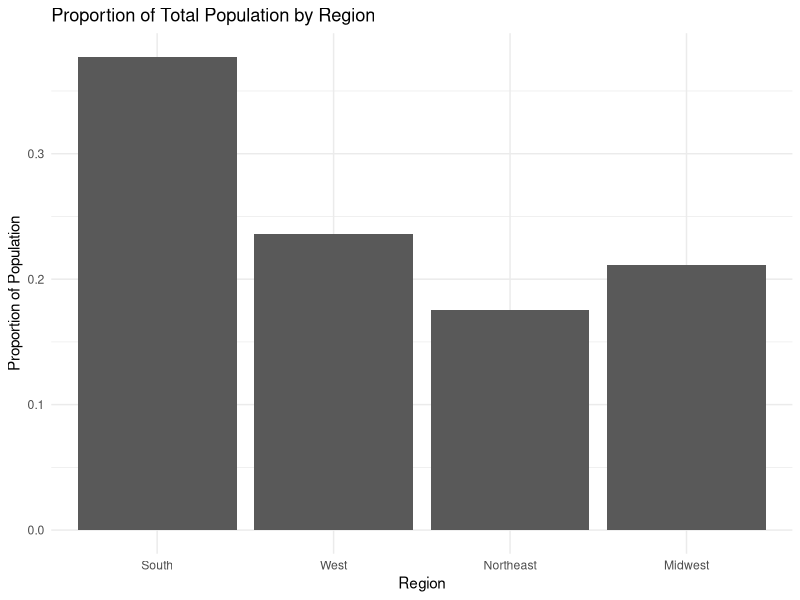
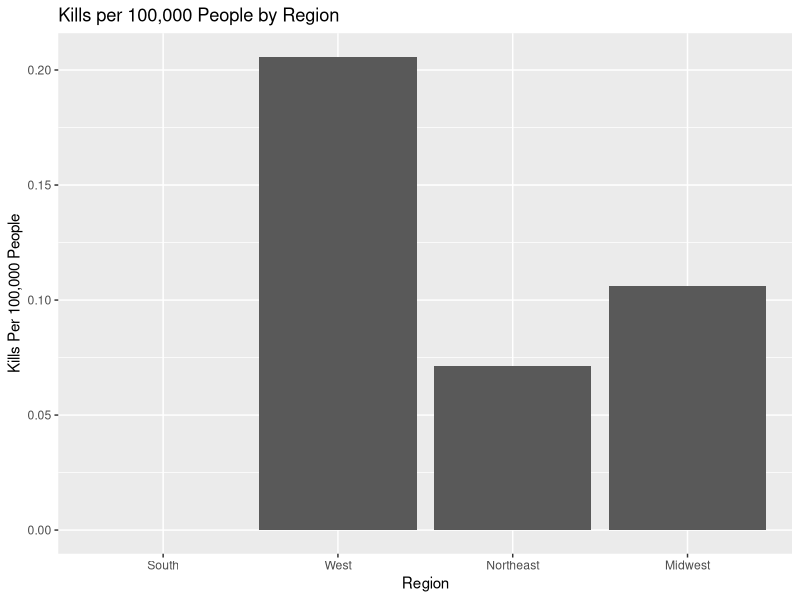
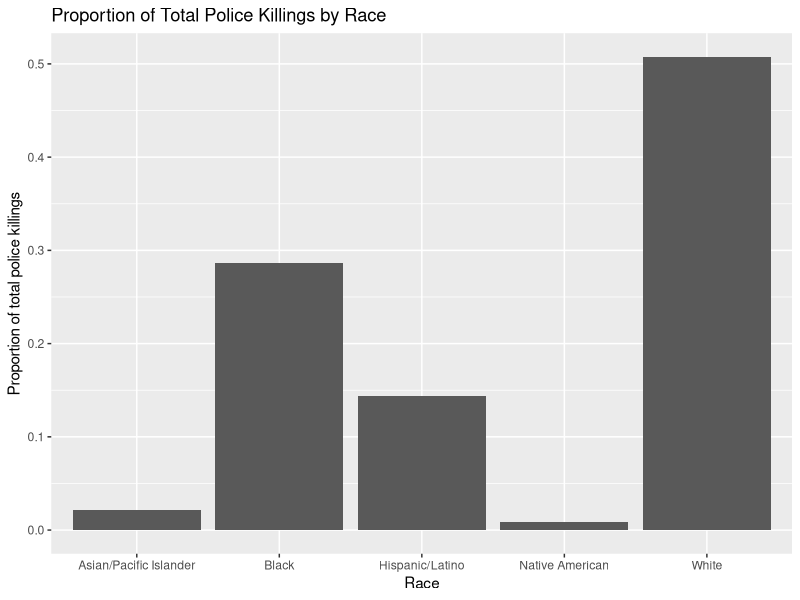
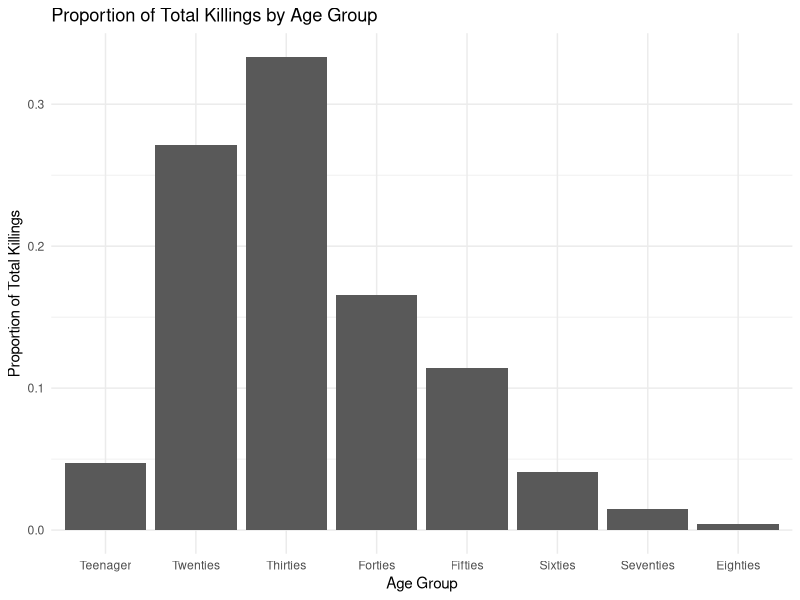
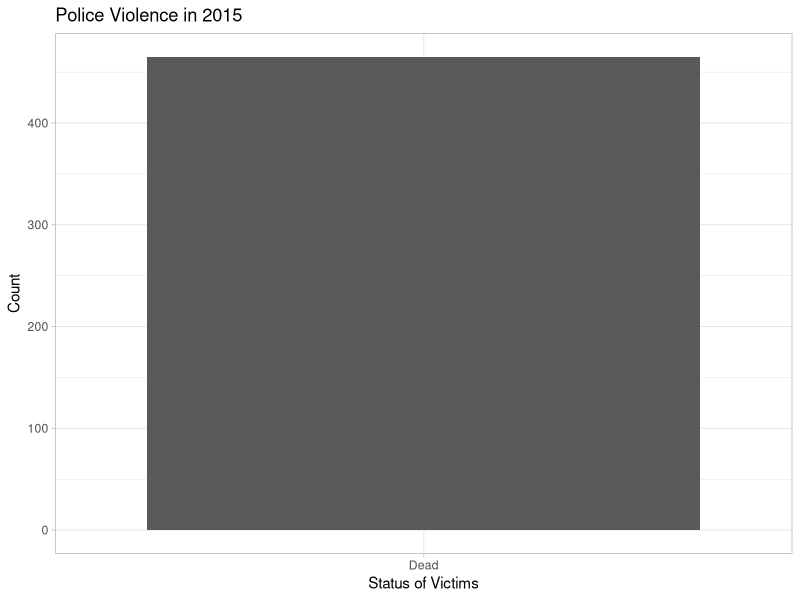
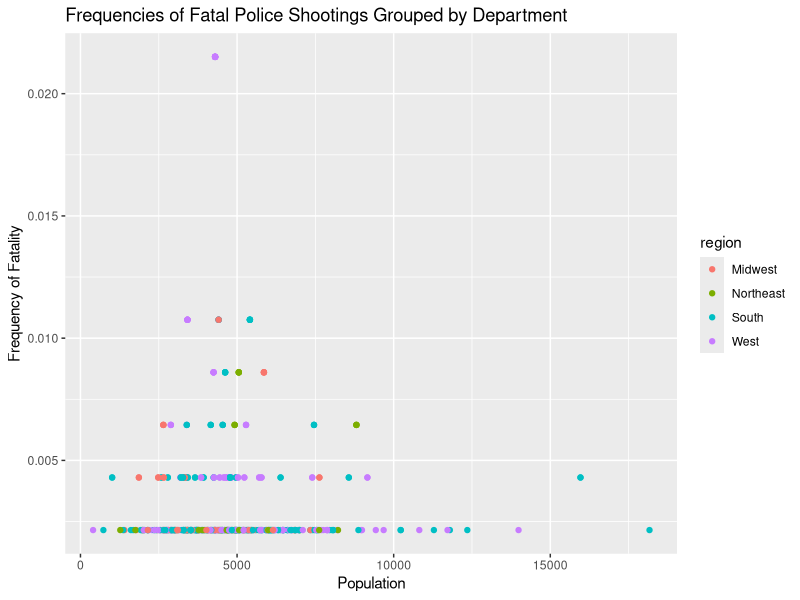
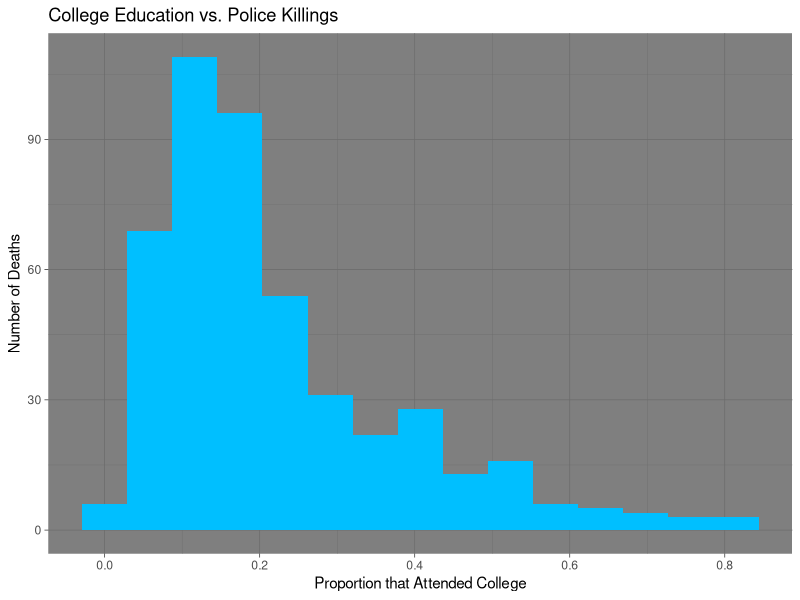
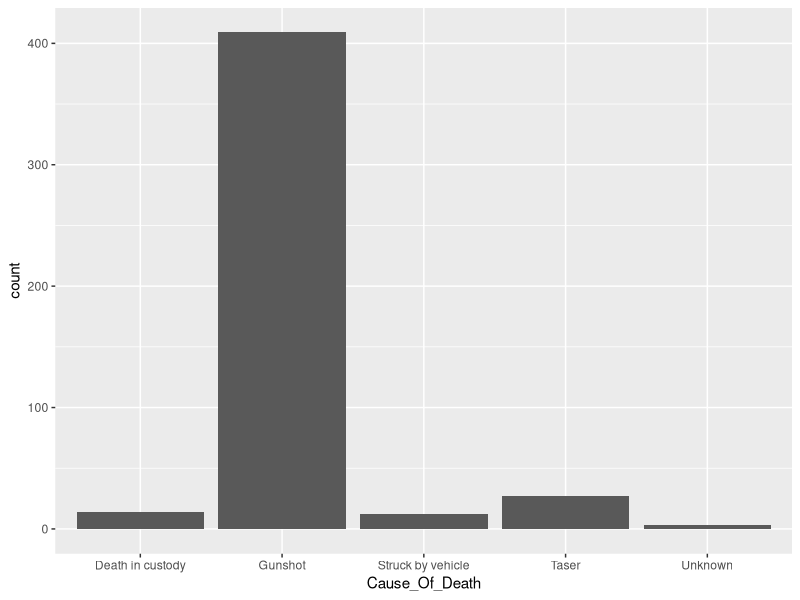

Here is the R script that generated these plots, in order:
## ---- chunk 1
knitr::opts_chunk$set(echo = TRUE)
library(tidyverse)
library(Hmisc)
library(modelr)
library(dplyr)
library(xtable)
library(forcats)


# Import Data Below
PoliceKillings<-read_csv("PKcleanP2.csv")

# Add DC to the South region
PoliceKillings$region[which(PoliceKillings$State=="DC")]<-"South"
## ---- chunk 2
# Adding populations by state and adding populations by region
populations<-read_csv("StatePops.csv")
pops<-populations[-1,3:11]


# Import states by region
region.data<-read_csv("StatesbyCensusRegion.csv")


# Joining state pop and region data
pops1<-pops %>%
  select("GEO.display-label","respop72015") %>%
  rename(State="GEO.display-label",Pop2015=respop72015) %>%
  left_join(region.data,by="State") %>%
  mutate(Pop2015=as.numeric(Pop2015)) %>%
  group_by(region) %>%
  mutate(PopByRegion=sum(Pop2015)) %>%
  select(PopByRegion,region) %>%
  ungroup() %>%
  mutate(Pop.prop=PopByRegion/PopByRegion[1])

# Create a tibble of uniqe regions, pops, and prop pops
pops2<- tibble(PopByRegion=unique(pops1$PopByRegion),Region=unique(pops1$region),Pop.prop=unique(pops1$Pop.prop))

# Converting region variable to a factor
regions<-pops2 %>%
  mutate(Region=as_factor(Region))
levels(regions$Region)

# Remove the row for US total police killings
regions<-regions[-c(is.na(regions$Region)),]

## ---- chunk 3
# Print out a plot of proportion of population in each region
ggplot(regions) +
  geom_col(aes(x=fct_explicit_na(Region,na_level = "US Total"),y=Pop.prop))+
  xlab("Region")+
  ylab("Proportion of Population")+
  ggtitle("Proportion of Total Population by Region")+
  theme_minimal()
## ---- chunk 4
# Count how many police killings are in each state
state.kills<-PoliceKillings %>%
  select(State) %>%
  mutate(State=as_factor(State)) %>%
  group_by(State) %>%
  dplyr::summarize(count=n())

# Count how many police killings are in each region
region.kills<-PoliceKillings %>%
  select(region) %>%
  mutate(region=as_factor(region)) %>%
  group_by(region) %>%
  dplyr::summarize(count=n())

## ---- chunk 5
# Create population state data frame
states<- pops %>%
  select("GEO.display-label","respop72015") %>%
  rename(State="GEO.display-label",Pop2015=respop72015) %>%
  mutate(Pop2015=as.numeric(Pop2015)) %>%
  left_join(region.data,by="State") %>%
  select(-region)

# Join police killings by state with population state data and create a variable for kills per 100,000 per state
states1<-states[-c(1),] %>%
  select(Pop2015,State,state) %>%
  right_join(state.kills,by=c("state"="State")) %>%
  mutate(kill.pc.state=count/Pop2015*100000)

# Join police killings by region with population regions data and create a variable for kills per 100,000 per region
regions1<-regions[-c(1),] %>%
  select(PopByRegion,Region) %>%
  right_join(region.kills,by=c("Region"="region")) %>%
  mutate(kill.pc.region=count/PopByRegion*100000)

## ---- chunk 6
# Create a graph for police killing rates per 100,000 people by region
ggplot(regions1)+
  geom_col(aes(x=Region,y=kill.pc.region))+
  ylab("Kills Per 100,000 People")+
  ggtitle("Kills per 100,000 People by Region")
## ---- chunk 7
Races <- PoliceKillings %>% 
  group_by(Race) %>%
  dplyr::summarize(count=n()) %>%
  ungroup() %>%
  mutate(prop=count/sum(count))
  
# Remove the row for unknown races
Races<-Races[-c(which(Races$Race=="Unknown")),]

ggplot(Races) +
  geom_col(aes(x=Race,y=prop))+
  ylab("Proportion of total police killings")+
  ggtitle("Proportion of Total Police Killings by Race")
  
## ---- chunk 8
Ages <- PoliceKillings %>% 
  mutate(Age = as.factor(Age)) %>%
  group_by(Age)
levels(Ages$Age)
## ---- chunk 9
Ages1 <- Ages %>%
  mutate(Age_Bin=fct_collapse(Age,
                           Teenager = levels(Age)[c(1:4)],
                           Twenties = levels(Age)[c(5:14)],
                           Thirties = levels(Age)[c(15:25)],
                           Forties = levels(Age)[c(26:34)],
                           Fifties = levels(Age)[c(35:44)],
                           Sixties = levels(Age)[c(45:52)],
                           Seventies =  levels(Age)[c(53:58)],
                           Eighties = levels(Age)[c(59:60)],
                           Unknown = levels(Age)[c(61)]
                           )) %>%
           group_by(Age_Bin) %>%
           dplyr::summarize(n=n()) %>%
           ungroup() %>%
           mutate(prop=n/sum(n))
           
# Remove the row for unknown age
Ages1<-Ages1[-c(which(Ages1$Age_Bin=="Unknown")),]
## ---- chunk 10
ggplot(Ages1)+
  geom_col(aes(x=Age_Bin,y=prop))+
  xlab("Age Group")+
  ylab("Proportion of Total Killings")+
  ggtitle("Proportion of Total Killings by Age Group")+
  theme_minimal()
## ---- chunk 11
#
## ---- chunk 12
PD = 
  PoliceKillings %>% 
  mutate( 
    killed = ifelse("age">16, 1, 0), 
    killed = factor(killed, levels=c("0","1"), labels = c("Alive","Dead")))
  
ggplot(PD) + 
  geom_bar(mapping = aes(killed)) + 
  theme_light() + 
  ggtitle("Police Violence in 2015") + xlab("Status of Victims") + ylab("Count")
## ---- chunk 13
Agencies = 
  PoliceKillings %>% 
  group_by(Law_Enforcement_Agency) %>%
  dplyr::summarize(n = n()) %>%
  mutate( freq = n / sum(n))

Agencies2 = inner_join(Agencies, PoliceKillings) %>%
  select("Law_Enforcement_Agency","freq", -("n"), -("Name"), "Age":"region") 

Agencies3 = 
  Agencies2 %>% 
  group_by(Law_Enforcement_Agency) %>% 
  mutate(Population = median(Population),
         Proportion_White = median(Proportion_White), 
         Proportion_Black = median(Proportion_Black), 
         Proportion_Hispanic = median(Proportion_Hispanic), 
         med.tract.personal.inc = median(med.tract.personal.inc),
         med.tract.household.inc = median(med.tract.household.inc), 
         med.county.household.inc = median(med.county.household.inc), 
         Poverty_Rate = median(Poverty_Rate),
         Unemployment_Rate = median(Unemployment_Rate),
         Proportion_Attended_College = median(Proportion_Attended_College), 
         inc.quint.nat = median(inc.quint.nat),
         tractvcount.percentile = median(tractvcount.percentile),
         Age = as.numeric(Age),
         Age = median(Age))

ggplot(data = Agencies3, mapping = aes(x = Population, y=freq, color = region)) + geom_point() + ylab("Median Population") + ylab("Frequency of Fatality") + ggtitle("Frequencies of Fatal Police Shootings Grouped by Department")
## ---- chunk 14
ggplot(data=PoliceKillings) + 
  geom_histogram(mapping=aes(x=Proportion_Attended_College),bins=15,fill="deepskyblue1")+
  labs(x="Proportion that Attended College",y="Number of Deaths",title="College Education vs. Police Killings") + theme_dark()
## ---- chunk 15
unique(PoliceKillings$Cause_Of_Death)
ggplot(data=PoliceKillings) +
  geom_bar(aes(x=Cause_Of_Death))
NoGun= filter(PoliceKillings, Cause_Of_Death != "Gunshot")
ggplot(data=NoGun) +
  geom_bar(aes(x=Cause_Of_Death), color="black",fill=c("red","blue","darkgreen","purple"),size=2) + 
  xlab("Cause of Death") + ylab("Number of Deaths") + 
  theme_light()
## ---- chunk 16
PK1=PoliceKillings%>%
  mutate(higherthanavg=if_else(Unemployment_Rate>0.036,"Yes","No"))
table(PK1$higherthanavg) #count of whether each killing occured in an area that has an unemployment rate higher than the national average of 3.6%

URranges1=cut2(PoliceKillings$Unemployment_Rate,c(0.02,0.04,0.06,0.08,0.1,0.12,0.14,0.16,0.18,0.2,0.22,0.24,0.26,0.28,0.3,0.32,0.34,0.36,0.38,0.4)) 
summary(URranges1) #splitting up unemployment into ranges and then finding the count for each bin

ggplot(PoliceKillings,aes(x=Unemployment_Rate))+geom_histogram(breaks=c(0.02,
                      seq(0,0.5,0.05)),col="blue")

#histogram of unemployment values

## ---- chunk 17
Armed1=table(PoliceKillings$Armed)
print(Armed1)
ggplot(PoliceKillings,aes(x=PoliceKillings$Armed))+geom_bar()+coord_flip()+xlab("Armed vs Unarmed")
## ---- chunk 18
#
## ---- chunk 19
#
